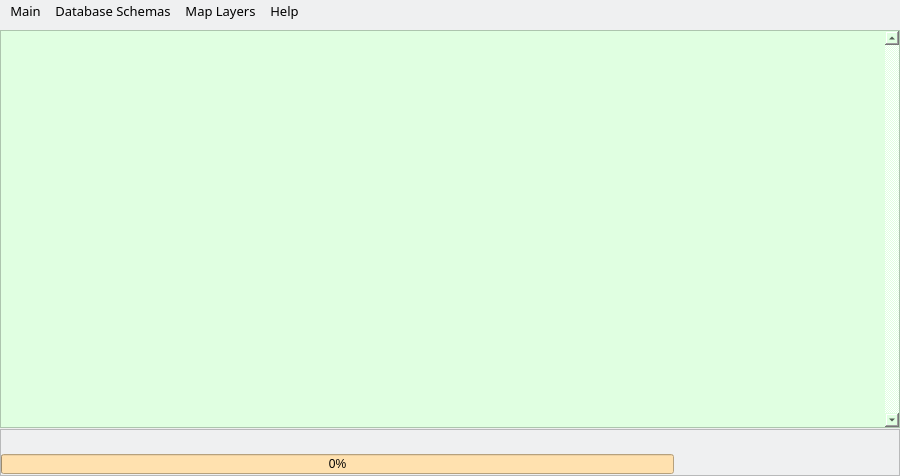
<?xml version="1.0" encoding="UTF-8"?>
<ui version="4.0">
 <class>MainWindow</class>
 <widget class="QMainWindow" name="MainWindow">
  <property name="geometry">
   <rect>
    <x>0</x>
    <y>0</y>
    <width>900</width>
    <height>476</height>
   </rect>
  </property>
  <property name="contextMenuPolicy">
   <enum>Qt::ContextMenuPolicy::NoContextMenu</enum>
  </property>
  <property name="windowTitle">
   <string notr="true"/>
  </property>
  <property name="windowIcon">
   <iconset>
    <normaloff>../images/icon.svg</normaloff>../images/icon.svg</iconset>
  </property>
  <widget class="QWidget" name="centralwidget">
   <property name="sizePolicy">
    <sizepolicy hsizetype="Expanding" vsizetype="Expanding">
     <horstretch>0</horstretch>
     <verstretch>0</verstretch>
    </sizepolicy>
   </property>
   <layout class="QVBoxLayout" name="verticalLayout">
    <property name="spacing">
     <number>1</number>
    </property>
    <property name="leftMargin">
     <number>0</number>
    </property>
    <property name="topMargin">
     <number>0</number>
    </property>
    <property name="rightMargin">
     <number>0</number>
    </property>
    <property name="bottomMargin">
     <number>0</number>
    </property>
    <item>
     <widget class="QPlainTextEdit" name="logField">
      <property name="sizePolicy">
       <sizepolicy hsizetype="Expanding" vsizetype="Expanding">
        <horstretch>0</horstretch>
        <verstretch>0</verstretch>
       </sizepolicy>
      </property>
      <property name="font">
       <font>
        <family>Monospace</family>
       </font>
      </property>
      <property name="styleSheet">
       <string notr="true">background-color: rgb(224, 255, 225);
color: rgb(0, 0, 0);</string>
      </property>
      <property name="verticalScrollBarPolicy">
       <enum>Qt::ScrollBarPolicy::ScrollBarAlwaysOn</enum>
      </property>
      <property name="sizeAdjustPolicy">
       <enum>QAbstractScrollArea::SizeAdjustPolicy::AdjustIgnored</enum>
      </property>
      <property name="undoRedoEnabled">
       <bool>false</bool>
      </property>
      <property name="lineWrapMode">
       <enum>QPlainTextEdit::LineWrapMode::WidgetWidth</enum>
      </property>
      <property name="readOnly">
       <bool>true</bool>
      </property>
      <property name="textInteractionFlags">
       <set>Qt::TextInteractionFlag::LinksAccessibleByMouse|Qt::TextInteractionFlag::TextSelectableByMouse</set>
      </property>
     </widget>
    </item>
    <item>
     <widget class="QFrame" name="statusFrame">
      <property name="enabled">
       <bool>false</bool>
      </property>
      <property name="sizePolicy">
       <sizepolicy hsizetype="Expanding" vsizetype="Preferred">
        <horstretch>0</horstretch>
        <verstretch>0</verstretch>
       </sizepolicy>
      </property>
      <property name="minimumSize">
       <size>
        <width>0</width>
        <height>47</height>
       </size>
      </property>
      <property name="maximumSize">
       <size>
        <width>16777215</width>
        <height>47</height>
       </size>
      </property>
      <property name="styleSheet">
       <string notr="true">background-color: rgb(239, 240, 241);
color: rgb(0, 115, 0);</string>
      </property>
      <property name="frameShape">
       <enum>QFrame::Shape::StyledPanel</enum>
      </property>
      <property name="frameShadow">
       <enum>QFrame::Shadow::Sunken</enum>
      </property>
      <layout class="QHBoxLayout" name="horizontalLayout">
       <property name="spacing">
        <number>5</number>
       </property>
       <property name="leftMargin">
        <number>0</number>
       </property>
       <property name="topMargin">
        <number>0</number>
       </property>
       <property name="rightMargin">
        <number>0</number>
       </property>
       <property name="bottomMargin">
        <number>0</number>
       </property>
       <item>
        <layout class="QVBoxLayout" name="progressLayout">
         <property name="spacing">
          <number>3</number>
         </property>
         <property name="sizeConstraint">
          <enum>QLayout::SizeConstraint::SetDefaultConstraint</enum>
         </property>
         <property name="topMargin">
          <number>2</number>
         </property>
         <property name="bottomMargin">
          <number>2</number>
         </property>
         <item>
          <widget class="QLabel" name="layerLabel">
           <property name="sizePolicy">
            <sizepolicy hsizetype="Expanding" vsizetype="Fixed">
             <horstretch>0</horstretch>
             <verstretch>0</verstretch>
            </sizepolicy>
           </property>
           <property name="minimumSize">
            <size>
             <width>0</width>
             <height>20</height>
            </size>
           </property>
           <property name="maximumSize">
            <size>
             <width>16777215</width>
             <height>20</height>
            </size>
           </property>
           <property name="frameShadow">
            <enum>QFrame::Shadow::Sunken</enum>
           </property>
           <property name="text">
            <string notr="true"/>
           </property>
           <property name="indent">
            <number>3</number>
           </property>
           <property name="textInteractionFlags">
            <set>Qt::TextInteractionFlag::NoTextInteraction</set>
           </property>
          </widget>
         </item>
         <item>
          <widget class="QProgressBar" name="progressBar">
           <property name="enabled">
            <bool>false</bool>
           </property>
           <property name="sizePolicy">
            <sizepolicy hsizetype="Expanding" vsizetype="Fixed">
             <horstretch>0</horstretch>
             <verstretch>0</verstretch>
            </sizepolicy>
           </property>
           <property name="minimumSize">
            <size>
             <width>0</width>
             <height>20</height>
            </size>
           </property>
           <property name="maximumSize">
            <size>
             <width>16777215</width>
             <height>20</height>
            </size>
           </property>
           <property name="styleSheet">
            <string notr="true">background-color: rgb(255, 225, 175);
selection-background-color: rgb(170, 85, 0);
color: rgb(0, 0, 0);</string>
           </property>
           <property name="value">
            <number>0</number>
           </property>
           <property name="alignment">
            <set>Qt::AlignmentFlag::AlignLeading|Qt::AlignmentFlag::AlignLeft|Qt::AlignmentFlag::AlignVCenter</set>
           </property>
           <property name="textVisible">
            <bool>true</bool>
           </property>
           <property name="orientation">
            <enum>Qt::Orientation::Horizontal</enum>
           </property>
           <property name="invertedAppearance">
            <bool>false</bool>
           </property>
           <property name="format">
            <string notr="true">%p%</string>
           </property>
          </widget>
         </item>
        </layout>
       </item>
       <item>
        <layout class="QVBoxLayout" name="statusLayout">
         <property name="spacing">
          <number>3</number>
         </property>
         <property name="sizeConstraint">
          <enum>QLayout::SizeConstraint::SetFixedSize</enum>
         </property>
         <property name="topMargin">
          <number>2</number>
         </property>
         <property name="bottomMargin">
          <number>2</number>
         </property>
         <item>
          <widget class="QLabel" name="progressLabel">
           <property name="sizePolicy">
            <sizepolicy hsizetype="Fixed" vsizetype="Fixed">
             <horstretch>0</horstretch>
             <verstretch>0</verstretch>
            </sizepolicy>
           </property>
           <property name="minimumSize">
            <size>
             <width>220</width>
             <height>20</height>
            </size>
           </property>
           <property name="maximumSize">
            <size>
             <width>220</width>
             <height>20</height>
            </size>
           </property>
           <property name="text">
            <string notr="true"/>
           </property>
           <property name="indent">
            <number>0</number>
           </property>
           <property name="textInteractionFlags">
            <set>Qt::TextInteractionFlag::NoTextInteraction</set>
           </property>
          </widget>
         </item>
         <item>
          <widget class="QLabel" name="RemainderLabel">
           <property name="sizePolicy">
            <sizepolicy hsizetype="Fixed" vsizetype="Fixed">
             <horstretch>0</horstretch>
             <verstretch>0</verstretch>
            </sizepolicy>
           </property>
           <property name="minimumSize">
            <size>
             <width>220</width>
             <height>20</height>
            </size>
           </property>
           <property name="maximumSize">
            <size>
             <width>220</width>
             <height>20</height>
            </size>
           </property>
           <property name="text">
            <string notr="true"/>
           </property>
           <property name="indent">
            <number>0</number>
           </property>
           <property name="textInteractionFlags">
            <set>Qt::TextInteractionFlag::NoTextInteraction</set>
           </property>
          </widget>
         </item>
        </layout>
       </item>
      </layout>
     </widget>
    </item>
   </layout>
  </widget>
  <widget class="QMenuBar" name="menuBar">
   <property name="geometry">
    <rect>
     <x>0</x>
     <y>0</y>
     <width>900</width>
     <height>30</height>
    </rect>
   </property>
   <property name="sizePolicy">
    <sizepolicy hsizetype="Preferred" vsizetype="Fixed">
     <horstretch>0</horstretch>
     <verstretch>0</verstretch>
    </sizepolicy>
   </property>
   <property name="minimumSize">
    <size>
     <width>0</width>
     <height>30</height>
    </size>
   </property>
   <property name="maximumSize">
    <size>
     <width>16777215</width>
     <height>30</height>
    </size>
   </property>
   <property name="font">
    <font>
     <family>Noto Sans</family>
     <pointsize>10</pointsize>
     <italic>false</italic>
     <fontweight></fontweight>
    </font>
   </property>
   <property name="styleSheet">
    <string notr="true">background-color: rgb(239, 240, 241);
font: 81 10pt &quot;Noto Sans&quot;;
color: rgb(0, 0, 0);
selection-background-color: rgb(41, 128, 185);
selection-color: rgb(0, 0, 0);
</string>
   </property>
   <widget class="QMenu" name="menuMain">
    <property name="font">
     <font>
      <family>Noto Sans</family>
      <pointsize>10</pointsize>
      <italic>false</italic>
      <fontweight></fontweight>
     </font>
    </property>
    <property name="title">
     <string>Main</string>
    </property>
    <addaction name="actionConnect"/>
    <addaction name="actionSelectSchema"/>
    <addaction name="separator"/>
    <addaction name="actionExit"/>
   </widget>
   <widget class="QMenu" name="menuSchemas">
    <property name="font">
     <font>
      <family>Noto Sans</family>
      <pointsize>10</pointsize>
      <italic>false</italic>
      <fontweight></fontweight>
     </font>
    </property>
    <property name="title">
     <string>Database Schemas</string>
    </property>
    <addaction name="actionSchemasSchema"/>
    <addaction name="separator"/>
    <addaction name="actionCreateSchema"/>
    <addaction name="actionUpdateSchema"/>
    <addaction name="actionDropSchema"/>
    <addaction name="actionLoadcsvData"/>
    <addaction name="actionCreateIndexes"/>
    <addaction name="actionCreateViews"/>
   </widget>
   <widget class="QMenu" name="menuLayers">
    <property name="title">
     <string>Map Layers</string>
    </property>
    <addaction name="actionLayersSchema"/>
    <addaction name="separator"/>
    <addaction name="actionCreateLayers"/>
    <addaction name="actionCreateRelations"/>
    <addaction name="actionLoadLayerStyles"/>
    <addaction name="actionCreateTopoStyles"/>
   </widget>
   <widget class="QMenu" name="menuHelp">
    <property name="title">
     <string>Help</string>
    </property>
    <addaction name="actionAbout"/>
    <addaction name="actionHelp"/>
   </widget>
   <addaction name="menuMain"/>
   <addaction name="menuSchemas"/>
   <addaction name="menuLayers"/>
   <addaction name="menuHelp"/>
  </widget>
  <widget class="QStatusBar" name="statusBar">
   <property name="sizePolicy">
    <sizepolicy hsizetype="Preferred" vsizetype="Fixed">
     <horstretch>0</horstretch>
     <verstretch>0</verstretch>
    </sizepolicy>
   </property>
   <property name="minimumSize">
    <size>
     <width>0</width>
     <height>0</height>
    </size>
   </property>
   <property name="maximumSize">
    <size>
     <width>16777215</width>
     <height>0</height>
    </size>
   </property>
   <property name="styleSheet">
    <string notr="true">background-color: rgb(239, 240, 241);
color: rgb(0, 115, 0);</string>
   </property>
  </widget>
  <action name="actionConnect">
   <property name="text">
    <string>Connect to Database</string>
   </property>
   <property name="toolTip">
    <string>Connect to Database as Administrator</string>
   </property>
  </action>
  <action name="actionSelectSchema">
   <property name="text">
    <string>Select Schema</string>
   </property>
  </action>
  <action name="actionExit">
   <property name="text">
    <string>Exit</string>
   </property>
  </action>
  <action name="actionSchemasSchema">
   <property name="enabled">
    <bool>false</bool>
   </property>
   <property name="text">
    <string notr="true">....</string>
   </property>
   <property name="toolTip">
    <string notr="true">.</string>
   </property>
   <property name="font">
    <font>
     <italic>true</italic>
    </font>
   </property>
  </action>
  <action name="actionCreateSchema">
   <property name="text">
    <string>Create Schema</string>
   </property>
  </action>
  <action name="actionUpdateSchema">
   <property name="text">
    <string>Update Schema</string>
   </property>
  </action>
  <action name="actionDropSchema">
   <property name="text">
    <string>Drop Schema</string>
   </property>
  </action>
  <action name="actionLoadcsvData">
   <property name="text">
    <string>Import *.csv Data</string>
   </property>
  </action>
  <action name="actionCreateIndexes">
   <property name="text">
    <string>Create Indexes</string>
   </property>
  </action>
  <action name="actionCreateViews">
   <property name="text">
    <string>Create Views</string>
   </property>
  </action>
  <action name="actionLayersSchema">
   <property name="enabled">
    <bool>false</bool>
   </property>
   <property name="text">
    <string notr="true">....</string>
   </property>
   <property name="toolTip">
    <string notr="true">.</string>
   </property>
   <property name="font">
    <font>
     <italic>true</italic>
    </font>
   </property>
  </action>
  <action name="actionCreateLayers">
   <property name="text">
    <string>Create Map Layers</string>
   </property>
  </action>
  <action name="actionCreateRelations">
   <property name="text">
    <string>Define Relationships</string>
   </property>
  </action>
  <action name="actionCreateTopoStyles">
   <property name="text">
    <string>Create Topo Style Database</string>
   </property>
  </action>
  <action name="actionAbout">
   <property name="text">
    <string>About</string>
   </property>
  </action>
  <action name="actionHelp">
   <property name="text">
    <string>Help</string>
   </property>
  </action>
  <action name="actionLoadLayerStyles">
   <property name="text">
    <string>Define Layer Styles</string>
   </property>
  </action>
 </widget>
 <resources/>
 <connections/>
</ui>
